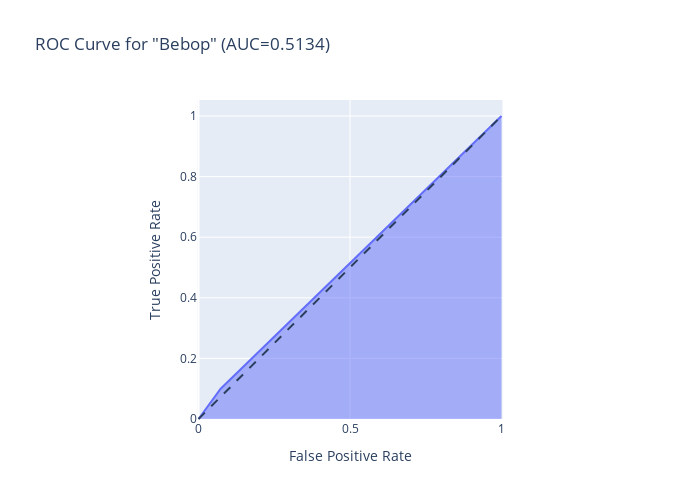

The notebook cell this image was saved under:
### Code cell
fpr3, tpr3, thresholds3 = roc_curve(test_dummies[:,3],pred_dummies[:,3])
figroc3 = px.area(
    x=fpr3, y=tpr3,
    title=f'ROC Curve for "Bebop" (AUC={auc(fpr3, tpr3):.4f})',
    labels=dict(x='False Positive Rate', y='True Positive Rate'),
    width=700, height=500
)
figroc3.add_shape(
    type='line', line=dict(dash='dash'),
    x0=0, x1=1, y0=0, y1=1
)

figroc3.update_yaxes(scaleanchor="x", scaleratio=1)
figroc3.update_xaxes(constrain='domain')
figroc3.show()

### Figure 1 — Plotly figure (JSON) as saved in the notebook; plotly's stock layout.template omitted (floating-point values rounded to 4 significant figures)
{"data": [{"fillpattern": {"shape": ""}, "hovertemplate": "False Positive Rate=%{x}<br>True Positive Rate=%{y}<extra></extra>", "legendgroup": "", "line": {"color": "#636efa"}, "marker": {"symbol": "circle"}, "mode": "lines", "name": "", "orientation": "v", "showlegend": false, "stackgroup": "1", "type": "scatter", "x": [0, 0.07317, 1], "xaxis": "x", "y": [0, 0.1, 1], "yaxis": "y"}], "layout": {"height": 500, "legend": {"tracegroupgap": 0}, "shapes": [{"line": {"dash": "dash"}, "type": "line", "x0": 0, "x1": 1, "y0": 0, "y1": 1}], "title": {"text": "ROC Curve for \"Bebop\" (AUC=0.5134)"}, "width": 700, "xaxis": {"anchor": "y", "constrain": "domain", "domain": [0, 1], "title": {"text": "False Positive Rate"}}, "yaxis": {"anchor": "x", "domain": [0, 1], "scaleanchor": "x", "scaleratio": 1, "title": {"text": "True Positive Rate"}}}}
